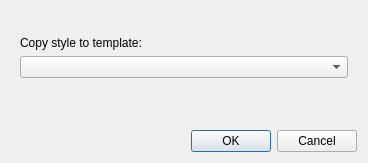
<?xml version="1.0" encoding="UTF-8"?>
<ui version="4.0">
 <class>CopyStyleDlg</class>
 <widget class="QDialog" name="CopyStyleDlg">
  <property name="geometry">
   <rect>
    <x>0</x>
    <y>0</y>
    <width>368</width>
    <height>163</height>
   </rect>
  </property>
  <property name="windowTitle">
   <string>Copy Style</string>
  </property>
  <layout class="QVBoxLayout" name="verticalLayout">
   <item>
    <widget class="QFrame" name="frame">
     <property name="frameShape">
      <enum>QFrame::NoFrame</enum>
     </property>
     <property name="frameShadow">
      <enum>QFrame::Raised</enum>
     </property>
     <property name="lineWidth">
      <number>0</number>
     </property>
     <layout class="QVBoxLayout" name="verticalLayout_2">
      <item>
       <spacer name="verticalSpacer_2">
        <property name="orientation">
         <enum>Qt::Vertical</enum>
        </property>
        <property name="sizeHint" stdset="0">
         <size>
          <width>20</width>
          <height>20</height>
         </size>
        </property>
       </spacer>
      </item>
      <item>
       <widget class="QLabel" name="label">
        <property name="text">
         <string>Copy style to template:</string>
        </property>
       </widget>
      </item>
      <item>
       <widget class="QComboBox" name="templateList">
        <property name="sizePolicy">
         <sizepolicy hsizetype="MinimumExpanding" vsizetype="Fixed">
          <horstretch>0</horstretch>
          <verstretch>0</verstretch>
         </sizepolicy>
        </property>
       </widget>
      </item>
      <item>
       <spacer name="verticalSpacer">
        <property name="orientation">
         <enum>Qt::Vertical</enum>
        </property>
        <property name="sizeHint" stdset="0">
         <size>
          <width>20</width>
          <height>40</height>
         </size>
        </property>
       </spacer>
      </item>
     </layout>
    </widget>
   </item>
   <item>
    <widget class="QDialogButtonBox" name="buttonBox">
     <property name="orientation">
      <enum>Qt::Horizontal</enum>
     </property>
     <property name="standardButtons">
      <set>QDialogButtonBox::Cancel|QDialogButtonBox::Ok</set>
     </property>
    </widget>
   </item>
  </layout>
 </widget>
 <resources/>
 <connections>
  <connection>
   <sender>buttonBox</sender>
   <signal>accepted()</signal>
   <receiver>CopyStyleDlg</receiver>
   <slot>accept()</slot>
   <hints>
    <hint type="sourcelabel">
     <x>248</x>
     <y>254</y>
    </hint>
    <hint type="destinationlabel">
     <x>157</x>
     <y>274</y>
    </hint>
   </hints>
  </connection>
  <connection>
   <sender>buttonBox</sender>
   <signal>rejected()</signal>
   <receiver>CopyStyleDlg</receiver>
   <slot>reject()</slot>
   <hints>
    <hint type="sourcelabel">
     <x>316</x>
     <y>260</y>
    </hint>
    <hint type="destinationlabel">
     <x>286</x>
     <y>274</y>
    </hint>
   </hints>
  </connection>
 </connections>
</ui>
